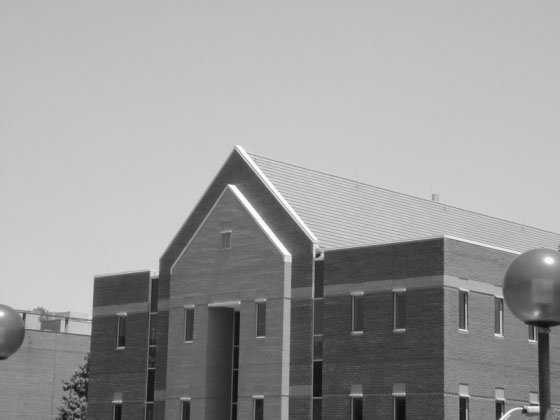
%> input picture hw_alex/hw1/code/building.jpg, 560 x 420 px
$ octave q1.m   (GNU Octave 9; MATLAB toolbox functions it lacks are replaced by stand-ins)
%> lines starting %> are read from the running program, lines starting %| are printed output that depends on the picture; in (x1, y1, x2, y2) boxes, pixels count from 0 and x2, y2 are one past the last pixel; in counts of white or black regions, pixels touching at a corner belong together; the program's own positions count from 1
### hw_alex/hw1/code/draw_hough_lines.m
function [] = draw_hough_lines (image, theta_values, rho_values,color)


numLines = numel(rho_values);

% those are constant in all lines
x0 = 1;
xend = size(image,2); % image width


%// For each rho,theta pair...
for idx = 1 : numLines
    r = rho_values(idx); th = theta_values(idx); %// Get rho and theta

    %// if a vertical line, then draw a vertical line centered at x = r
    if (th == 0)
        yend = size(image,1); % image height
        line([r r], [1 yend], 'Color', color);
    else
        y0 = (-cosd(th)/sind(th))*x0 + (r / sind(th)); % theta [deg]
        yend = (-cosd(th)/sind(th))*xend + (r / sind(th));

        % add the line
        line([x0 xend], [y0 yend], 'Color',color);
   end
end

end

### hw_alex/hw1/code/q1.m


%% part 1 - hough lines

f=zeros(101,101);
f(1,1)=1;
H=hough(f);
imshow(H,[])
f(101,1)=1;
H=hough(f);
imshow(H,[])
f(1,101)=1;
H=hough(f);
imshow(H,[])
f(101,101)=1;
H=hough(f);
imshow(H,[])
f(51,51)=1;


[H,T,R] = hough(f);
imshow(H,'XData',T,'YData',R,...
      'InitialMagnification','fit');
title('Hough transform #4');
xlabel('\theta'), ylabel('\rho');
axis on, axis normal, hold on;


%% part 2

close all;

% (b)
% create a square
f=ones(201,201);

% padding it with zeroes
fb =  padarray(f,[100,100],'both');
f_binary = imbinarize(fb);  % binarize the image
fig_21 = figure(21);
imshow(f_binary,[])
title('binary image of a square');


% (c)

% using the Carry edge detector to generate image of edges
BW = edge(f_binary);
fig_22 = figure(22);
imshow(BW,[])
title('Edges of a binary square');


% (d)

% finding the hough transform

[H,T,R] = hough(BW,'RhoResolution',0.5,'ThetaResolution',0.1);
fig23 = figure(23);
imshow(H,[],'InitialMagnification','fit');
title('Original Hough transform of a square');
xlabel('\theta'), ylabel('\rho');
axis on, axis normal, hold on;


fig24 = figure(24);
imshow(imadjust(rescale(H)),'XData',T,'YData',R,...
      'InitialMagnification','fit');
title('Rescaled & adjusted Hough transform of a square');
xlabel('\theta'), ylabel('\rho');
axis on, axis normal, hold on;


% (f)

% finding the peaks
peaks = houghpeaks(H,10); % setting maximum amount of peaks to 10

theta_values = T(peaks(:,2));
rho_values = R(peaks(:,1));

fprintf('the pairs of the peaks in the square are the following:\n\n');
for i=1:length(theta_values)
    fprintf('\ttheta : %2.0f   rho: %2.0f\n', theta_values(i), rho_values(i));
end

% (g)

% reproducing the lines on the image itself using a dedicated function
fig25 = figure(25);
imshow(fb);
hold on;
draw_hough_lines(fb,theta_values,rho_values,'green');
title('Original image with Hough lines (n=4)');
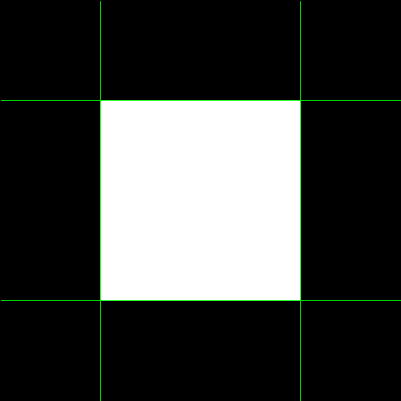
%> figure redrawn from the program's plot data; its title reads 'Original image with Hough lines (n=4)'


%% part 3


% (g)

building = imread('building.jpg');
%> building is the input picture: size 420x560 uint8; min 11, max 255, mean 154.6
% 1. plot the image to see what we have
fig31 = figure(31);
imshow(building,[]);
% we see that it is grayscale already.
% 2. use the canny edge detector to detect edges. The following parameters
% showed quiet good results.

building_edges = edge(building,'Canny',[0.05 0.1]);
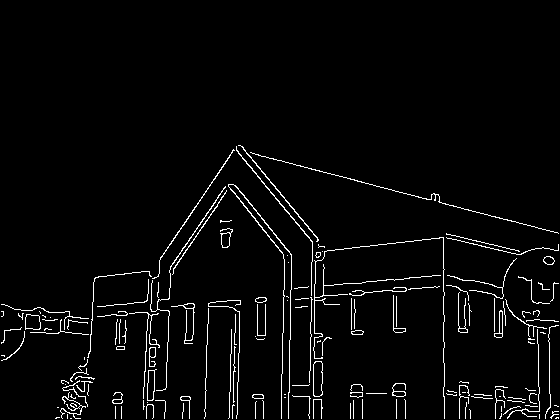
%> building_edges: size 420x560 logical; 3.3% white in thin lines or dots, all inside (x1, y1, x2, y2) = (1, 145, 559, 419)
fig32 = figure(32);
imshow(building_edges,[]);

% 3. Finding the Hough transform of the image
[H,T,R] = hough(building_edges,'RhoResolution',0.5,'ThetaResolution',0.1);
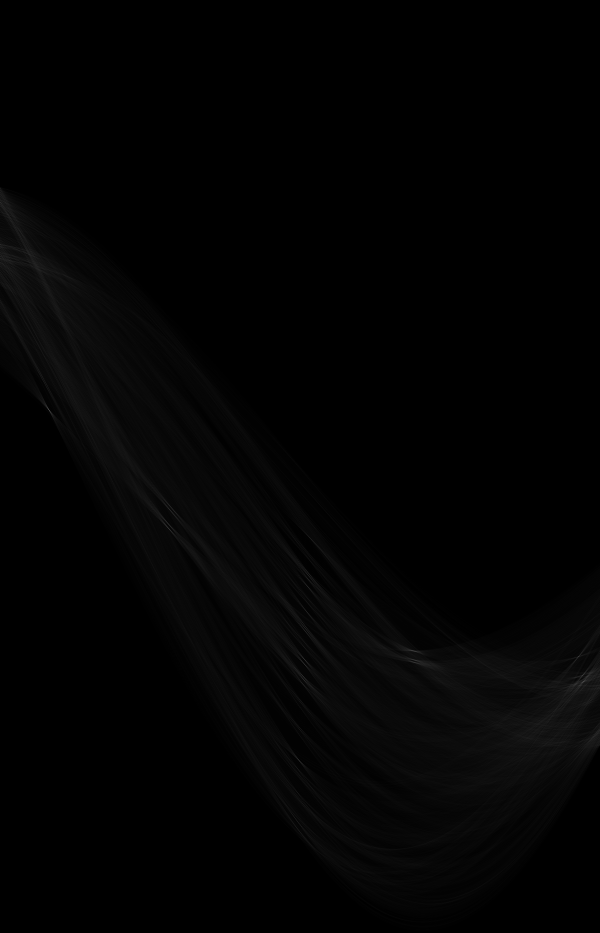
%> H: size 2797x1800 double (shown at 1/3 size); min 0, max 152, mean 2.8
%> T = 1800 values from -90 to 89.9; R = 2797 values from -699 to 699
fig33 = figure(33);
imshow(imadjust(rescale(H)),'XData',T,'YData',R,...
      'InitialMagnification','fit');
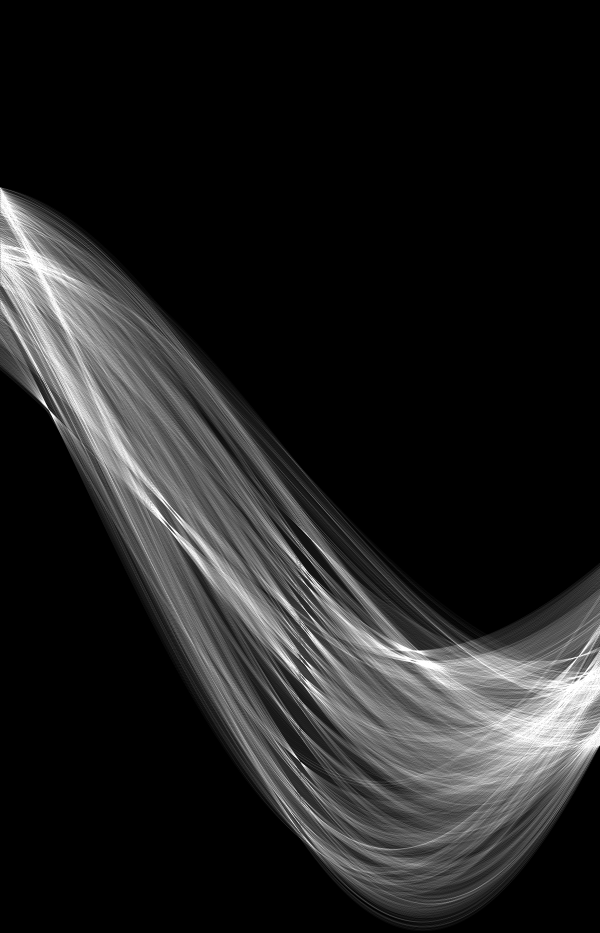
%> displayed picture: size 2797x1800, on the screen's scale of 0 to 255 (shown at 1/3 size); min 0, max 255, mean 32.9
title('Rescaled & adjusted Hough transform of a building');
xlabel('\theta'), ylabel('\rho');
axis on, axis normal, hold on;

% 4. Finding the peaks of the Hough map
peaks = houghpeaks(H,100,'threshold',30);
%> peaks = 100 rows, first 12: [1230 147; 2284 900; 2045 1751; 1992 913; 607 1; 1971 1736; 2031 911; 1953 1238; 735 1; 1584 505; 775 1; 2496 900]
theta_values = T(peaks(:,2));
%> theta_values = 100 values, max 88.2 at index 98, min -90 at index 5, mean -10.49
rho_values = R(peaks(:,1));
%> rho_values = 100 values, max 548.5 at index 12, min -411 at index 20, mean 107.5

fprintf('\nDetected %2.0f peaks (lines) in the image \n\n', length(theta_values));
%| Detected 100 peaks (lines) in the image

fig34 = figure(34);
imshow(building);
hold on;
draw_hough_lines(building,theta_values,rho_values,'blue');
%> the loop in draw_hough_lines (call 2), `for idx = 1 : numLines` made 100 passes
%> (r, th, y0, yend) on passes 1 to 12: (-84.5, -75.4, 87.58, 233.2), (442.5, -0.1, -252961, 67322.1), (323, 85, 324.1, 275.2), (296.5, 1.2, 14110.1, -12576.3), (-396, -90, 396, 396), (286, 83.5, 287.7, 224), (316, 1, 18049.1, -13976), (277, 33.7, 497.7, -340.4), (-332, -90, 332, 332), (92.5, -39.6, -143.9, 531.8), (-312, -90, 312, 312), (548.5, -0.1, -313694.6, 6588.5)
title('Original image with Hough lines (n=100)');
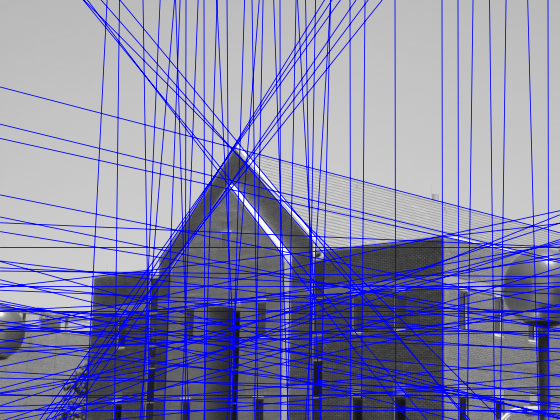
%> figure redrawn from the program's plot data; its title reads 'Original image with Hough lines (n=100)'
